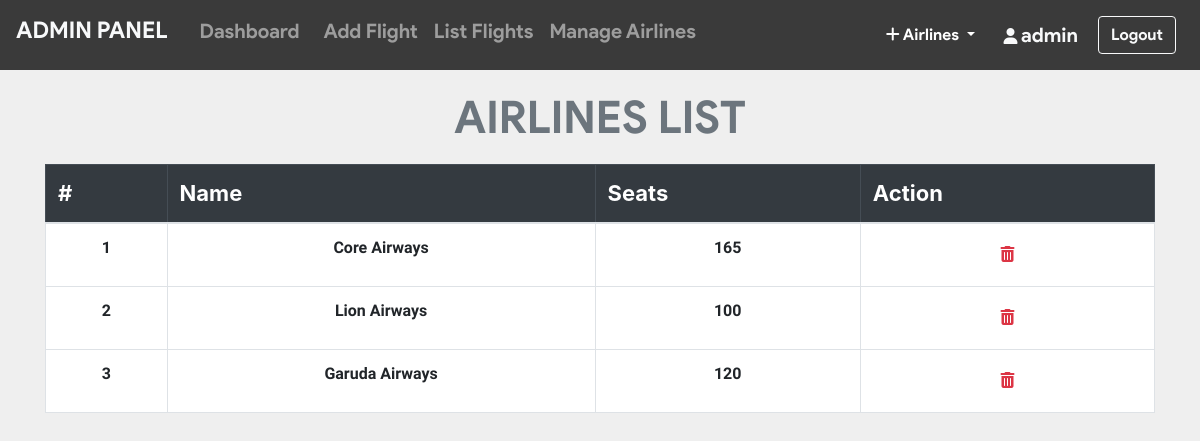
Page /admin/list_airlines.php (signed in) on the committed database.
### tables this page shows
CREATE TABLE `airline` (
  `airline_id` int(11) NOT NULL,
  `name` varchar(20) NOT NULL,
  `seats` int(11) NOT NULL
);

### admin/list_airlines.php (the view, shortened to what this page needs)
<?php include_once 'header.php'; ?>
<?php include_once 'footer.php';
require '../helpers/init_conn_db.php';?>
    <main>
        <?php if(isset($_SESSION['adminId'])) { ?>
          <div class="container-md mt-2">
            <h1 class="display-4 text-center text-secondary"
              >AIRLINES LIST</h1>
            <table class="table table-bordered">
              <thead class="table-dark">
                <tr>
                  <th scope="col">#</th>
                  <th scope="col">Name</th>
                  <th scope="col">Seats</th>
                  <th scope="col">Action</th>
                </tr>
              </thead>
              <tbody>
                <?php
                $cnt=1;
                $sql = 'SELECT * FROM airline ORDER BY airline_id ASC';
                $stmt = mysqli_stmt_init($conn);
                mysqli_stmt_prepare($stmt,$sql);
                mysqli_stmt_execute($stmt);
                $result = mysqli_stmt_get_result($stmt);
                while ($row = mysqli_fetch_assoc($result)) {
                  echo "
                  <tr class='text-center'>
                    <td scope='row'>".$cnt." </a> </td>
                    <td>".$row['name']."</td>
                    <td>".$row['seats']."</td>
                    <td>
                    <form action='list_airlines.php' method='post'>
                      <input name='airline_id' type='hidden' value=".$row['airline_id'].">
                      <button  class='btn' type='submit' name='del_airlines'>
                      <i class='text-danger fa fa-trash'></i></button>
                    </form>
                    </td>
                  </tr>
                  ";
               $cnt++; }
                ?>
              </tbody>
            </table>
          </div>
        <?php } ?>
    </main>

### admin/list_airlines.php (style rules this page uses)
table { background-color: white; }
h1 { margin-top: 20px; margin-bottom: 20px; font-family: 'product sans'; font-size: 45px !important; font-weight: lighter; }
body { background-color: #efefef; }
th { font-size: 22px; }
td { margin-top: 10px !important; font-size: 16px; font-weight: bold; font-family: 'Assistant', sans-serif !important; }

### rows in the picture
airline: name "Core Airways", seats "165"
airline: name "Lion Airways", seats "100"
airline: name "Garuda Airways", seats "120"

### other values in the picture
$_SESSION['adminUname'] "admin"
